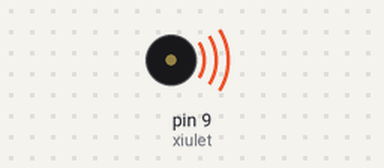
The sketch below on a simulated Arduino Uno, built with avr-gcc and run on an emulated ATmega328P. Parts: buzzer (waves = sounding).

Above: at 0.1 s.
Timing chart, 0 to 3.0 s (numbered marks = the images above):
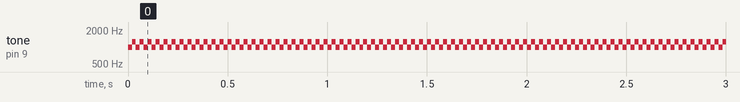

Measured:
- by itself, tone on pin 9 (xiulet): alternates 1250 Hz for 0.02 s and 1000 Hz for 0.02 s

The sketch:

Sirena.4.ino
```cpp
/***********************************************************
**                                                        **
**                      Títol: SIRENA                     **
**                                                        **
**                                                        **
**                                                        **
**   NOM: Gerard Gonzalez Torres             Data:        **
***********************************************************/
//*********************** INCLUDE **************************

//********************** VARIABLES *************************
const byte xiulet = 9;
unsigned long temps = 20;
//************************ SETUP ***************************
void setup() {
  pinMode(xiulet, OUTPUT);

}
//************************* LOOP ***************************
void loop() {
  tone(xiulet, 1000, temps);
  delay(temps);
  tone(xiulet, 1250, temps);
  delay(temps);
}
//*********************** FUNCTIONS ************************
```
